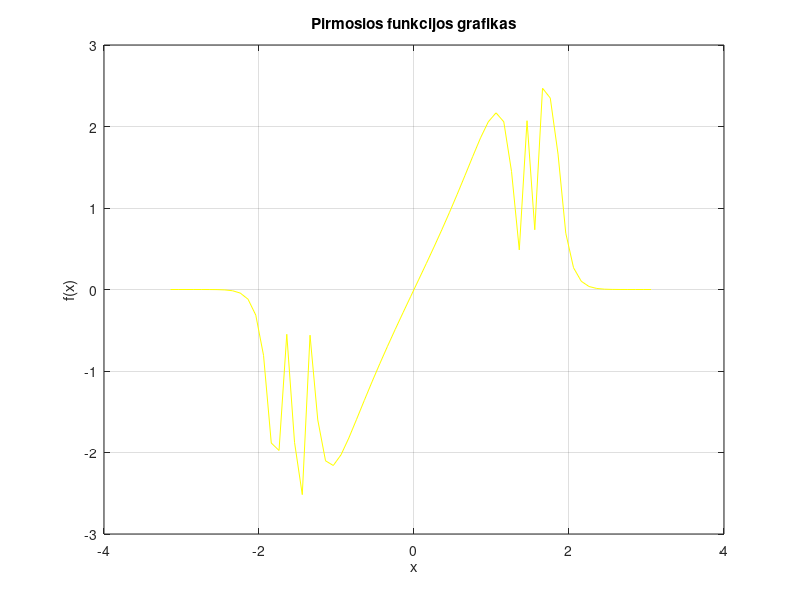

The MATLAB source for this figure: (Note: this script raises an error after producing the figure.)
% 2026-09-23 Var.4 Georgij Moisejev
clc;
clear;
close all;

x = -pi:0.1:pi;
y = tan(sin(x)) + sin(tan(x));
figure(1)
plot(x, y, 'y')
title('Pirmosios funkcijos grafikas')
xlabel('x')
ylabel('f(x)')
grid on


y1 = exp(-0.5*x);
y2 = sin(x);
figure(2)
yyaxis left
semilogy(x, y1)
ylabel('e^{-0.5x}')
yyaxis right
plot(x, y2)
ylabel('sin(x)')
title('Dviejų funkcijų grafikai')
xlabel('x')
legend('e^{-0.5x}', 'sin(x)')
grid on



N = 6;
M = 4;
A = rand(N, M);
figure(3)
area(A)
title('Ploto diagrama')
xlabel('Eilutės')
ylabel('Reikšmės')
grid on


figure(4)
mesh(A)
title('Paviršiaus diagrama')
xlabel('Stulpeliai')
ylabel('Eilutės')
zlabel('Reikšmės')
grid on



A = 7;
f = 4;
sigma = 2;
U1 = 4.5;
U2 = 2.5;
t = 0:0.005:1;
s = A * sin(2*pi*f*t);
n = sigma * randn(size(t));
x = s + n;
virsU1 = x(abs(x) > U1);
xf = x;
xf(abs(xf) < U2) = 0;

figure(5)

subplot(2,1,1)
plot(t,x,'k-.',t,xf,'y-')
hold on
yline([U1 -U1],'g','LineWidth',1.5)
yline([U2 -U2],'r--')
title('Pradinis ir filtruotas signalai')
xlabel('Laikas, s','Color','b','FontSize',12)
ylabel('Itampa, V','Color','b','FontSize',12)
legend('Pradinis','Filtruotas','U1','-U1','U2','-U2')
grid on
ylim([-15 15])

subplot(2,1,2)
i = abs(x) > U1;
stem(t(i),x(i),'k')
hold on
[mi,a] = min(x);
[ma,b] = max(x);
plot(t(a),mi,'mv',t(b),ma,'r^','MarkerSize',9)
yline([U1 -U1],'g','LineWidth',1.5)
title('Signalas virs U1 ribos')
xlabel('Laikas, s','Color','b','FontSize',12)
ylabel('Itampa, V','Color','b','FontSize',12)
legend('Signalas','Minimumas','Maksimumas','U1','-U1')
grid on
ylim([-15 15])
